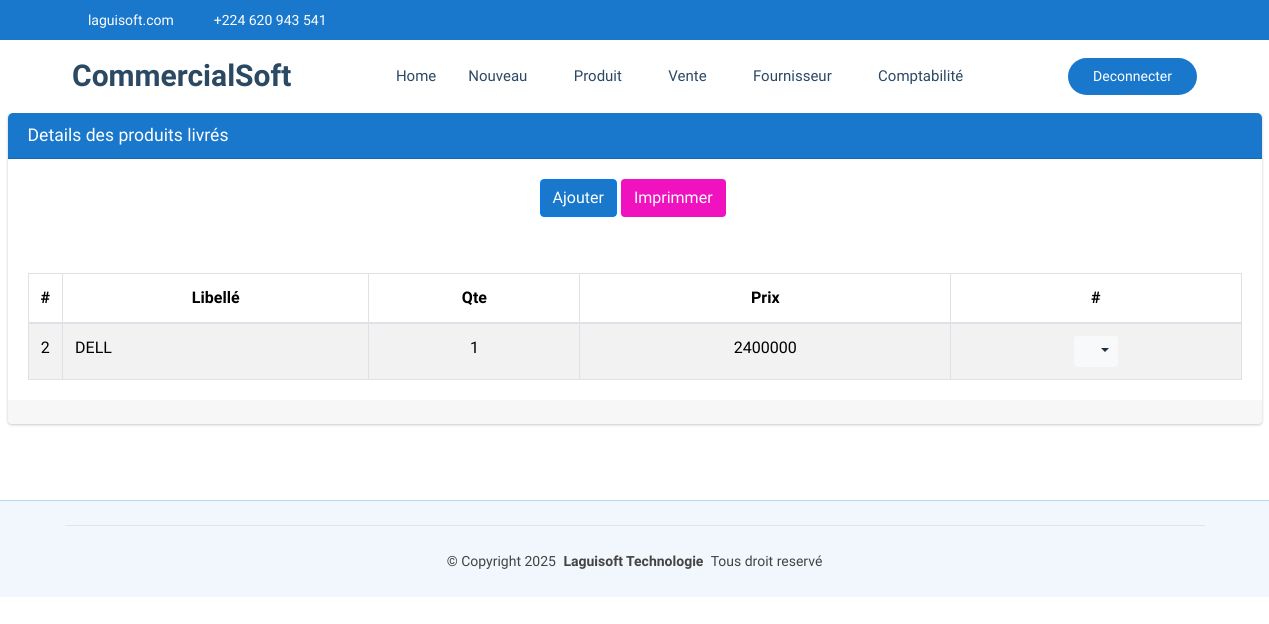
Screenshot of /commerce/reception/detail/2/ (signed in) with the database file from the repository.
### CommercialSoft/models.py (models this page shows)
class LivraisonProduit(models.Model):
    livraison=models.ForeignKey(Livraison, on_delete=models.CASCADE)
    produit=models.ForeignKey(Produit, on_delete=models.CASCADE)
    quantite=models.PositiveIntegerField()
    prix=models.PositiveBigIntegerField()
    prixDetail=models.PositiveBigIntegerField()
    peremption=models.DateField(null=True, blank=True)

class Produit(models.Model):
    codebare=models.CharField(max_length=100, unique=True, null=True, blank=True)
    categorie=models.ForeignKey(Categorie, on_delete=models.SET_NULL, null=True, blank=True)
    libelle=models.CharField(max_length=60, unique=True)
    quantite=models.IntegerField()
    prixAchat=models.DecimalField(max_digits=30, decimal_places=0)
    prixEnGros=models.DecimalField(max_digits=30, decimal_places=0)
    prixDetail=models.DecimalField(max_digits=30, decimal_places=0)
    autrePrix=models.DecimalField(max_digits=30, decimal_places=0, default=0)
    date=models.DateField(default=timezone.now)
    datePeremption=models.DateField(default=timezone.now)
    seuil=models.PositiveIntegerField(default=0)
    commentaire=models.CharField(max_length=60, null=True, blank=True)
    quantiteTotal=models.PositiveBigIntegerField(default=0)
    def __str__(self):
        return self.libelle

### CommercialSoft/views.py (the view)
# urls.py: path('reception/detail/<int:pk>/', views.detail_reception,name="commerce_detailReception"),
@login_required
@user_passes_test(est_admin_ou_gestionnaire)
def detail_reception(request, pk):
    livraison = get_object_or_404(Livraison, pk=pk)
    if request.method == "POST":
        form = LivraisonProduitForm(request.POST)
        if form.is_valid():  # Vérifier la validité AVANT d'utiliser form
            produit = form.save(commit=False)
            produit.livraison = livraison
            produit.save()
            return redirect('commerce_detailReception', pk=pk)  # Rediriger après un POST réussi
    else:
        form = LivraisonProduitForm()  # Instancier un nouveau formulaire
    produits = LivraisonProduit.objects.filter(livraison=livraison)
    return render(request, 'CommercialSoft/detailProduitLivrer.html', {'listes': produits, 'form': form,'livraison': livraison})

### CommercialSoft/views.py (called while the page is built)
def est_admin_ou_gestionnaire(user):
    return (
        user.groups.filter(name="Administrateur").exists()
        or user.groups.filter(name="Gestionnaire").exists()
    )

### CommercialSoft/templates/CommercialSoft/detailProduitLivrer.html (shortened to what this page needs)
{% extends "CommercialSoft/starter-page.html" %}
{% load static %}
{% block css %}
    <link rel="stylesheet" href="{% static 'autre/plugins/fontawesome-free/css/all.min.css' %}">
    <link rel="stylesheet" href="https://code.ionicframework.com/ionicons/2.0.1/css/ionicons.min.css">
  <link rel="stylesheet" href="{% static 'autre/plugins/sweetalert2-theme-bootstrap-4/bootstrap-4.min.css' %}">
    <link rel="stylesheet" href="{% static 'autre/dist/css/adminlte.min.css' %}">
    <link rel="stylesheet" href="{% static 'autre/plugins/toastr/toastr.min.css' %}">
{% endblock %}
{% block corp %}
<section class="content pt-0">
  <div class="container-fluid">
    <div class="row">
      <div class="col-md-12">
        <div class="card card-primary">
            <div class="card-header">
              <h3 class="card-title">Details des produits livrés</h3>
            </div>
            <form role="form" action="{% url 'produitDisponible' %}" id="form-depense" method="post">
                <div class="card-body">
                  <div class="row justify-content-center">
                    <div class="col-md-2">
                        <div class="form-group">
                            <button type="button" class="btn btn-primary" id="idAjouter" data-bs-toggle="modal" data-bs-target="#modalAjouter">Ajouter</button>
                            <button type="submit" class="btn bg-fuchsia color-palette" id="idImprimer">Imprimmer</button>
                        </div>
                    </div>
                  </div>
                </div>
              </form>
            <div class="card-body">
              <table class="table table-bordered table-hover table-striped">
                <thead>
                  <tr>
                    <th style="width: 10px" class="text-center">#</th>
                    <th class="text-center">Libellé</th>
                    <th class="text-center">Qte</th>
                    <th class="text-center">Prix</th>
                    <th class="text-center">#</th>
                  </tr>
                </thead>
                <tbody>
                  {% if listes %}
                    {% for liste in listes %}
                      <tr>
                        <td class="text-center">{{liste.id}}</td>
                        <td>{{liste.produit.libelle}}</td>
                        <td class="text-center">{{liste.quantite}}</td>
                        <td class="text-center">{{liste.prix}}</td>
                        <td class="text-center">
                          <div class="btn-group">
                            <button type="button" class="btn btn-sm btn-light dropdown-toggle" data-toggle="dropdown" aria-expanded="false">
                              <i class="fas fa-cogs"></i>
                            </button>
                          </div>
                        </td>
                      </tr>
                    {% endfor %}
                  {% else %}
                    <tr>
                      <td colspan="14" class="text-center">Aucune ligne disponible pour le moment.</td>
                    </tr>
                  {% endif %}
                </tbody>
              </table>
            </div>
            <div class="card-footer clearfix">
            </div>
          </div>
      </div>
    </div>
  </div>
</section>
  {% endblock %}

### CommercialSoft/static/clinique/assets/css/main.css (style rules this page uses)
:root { --default-font: "Roboto", system-ui, -apple-system, "Segoe UI", Roboto, "Helvetica Neue", Arial, "Noto Sans", "Liberation Sans", sans-serif, "Apple Color Emoji", "Segoe UI Emoji", "Segoe UI Symbol", "Noto Color Emoji"; --heading-font: "Poppins", sans-serif; --nav-font: "Raleway", sans-serif; }
:root { --background-color: #ffffff; --default-color: #444444; --heading-color: #2c4964; --accent-color: #1977cc; --surface-color: #ffffff; --contrast-color: #ffffff; }
:root { --nav-color: #2c4964; --nav-hover-color: #1977cc; --nav-mobile-background-color: #ffffff; --nav-dropdown-background-color: #ffffff; --nav-dropdown-color: #2c4964; --nav-dropdown-hover-color: #1977cc; }
:root { scroll-behavior: smooth; }
body { color: var(--default-color); background-color: var(--background-color); font-family: var(--default-font); }
h1, h2, h3, h4, h5, h6 { color: var(--heading-color); font-family: var(--heading-font); }
section, .section { color: var(--default-color); background-color: var(--background-color); padding: 60px 0; scroll-margin-top: 72px; overflow: clip; }

### rows the page displays
LivraisonProduit: id "2", produit.libelle "DELL", quantite "1", prix "2400000"
